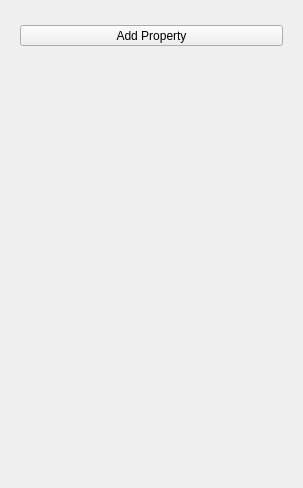
<?xml version="1.0" encoding="UTF-8"?>
<ui version="4.0">
 <class>PropertyListWidget</class>
 <widget class="QWidget" name="PropertyListWidget">
  <property name="geometry">
   <rect>
    <x>0</x>
    <y>0</y>
    <width>303</width>
    <height>488</height>
   </rect>
  </property>
  <property name="windowTitle">
   <string>Form</string>
  </property>
  <layout class="QVBoxLayout" name="verticalLayout">
   <item>
    <widget class="QWidget" name="widget" native="true">
     <property name="maximumSize">
      <size>
       <width>16777215</width>
       <height>50</height>
      </size>
     </property>
     <layout class="QHBoxLayout" name="horizontalLayout">
      <item>
       <widget class="QToolButton" name="addPropertyButton">
        <property name="sizePolicy">
         <sizepolicy hsizetype="Expanding" vsizetype="Fixed">
          <horstretch>0</horstretch>
          <verstretch>0</verstretch>
         </sizepolicy>
        </property>
        <property name="text">
         <string>Add Property</string>
        </property>
       </widget>
      </item>
     </layout>
    </widget>
   </item>
   <item>
    <widget class="QWidget" name="widgetList" native="true"/>
   </item>
  </layout>
 </widget>
 <resources/>
 <connections/>
</ui>
